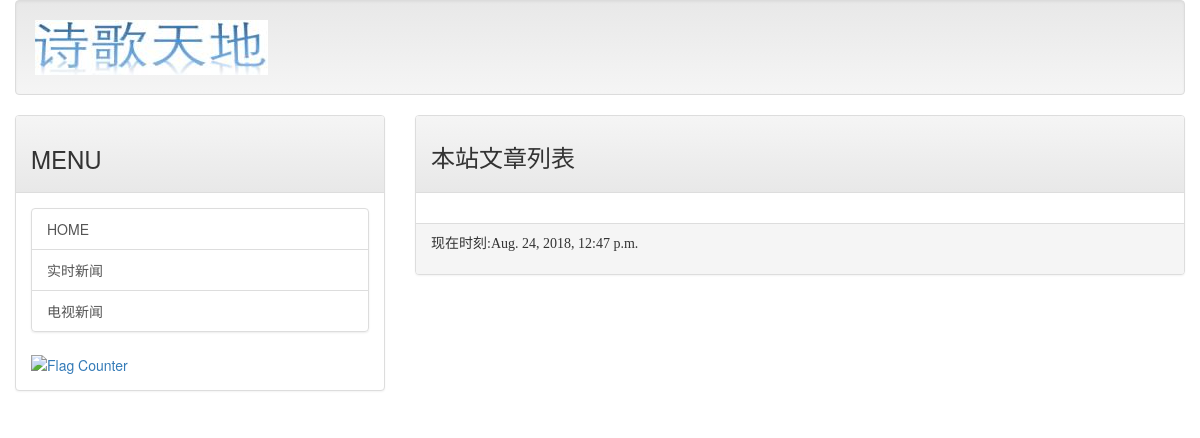
/, run on an earlier commit of the app's database.
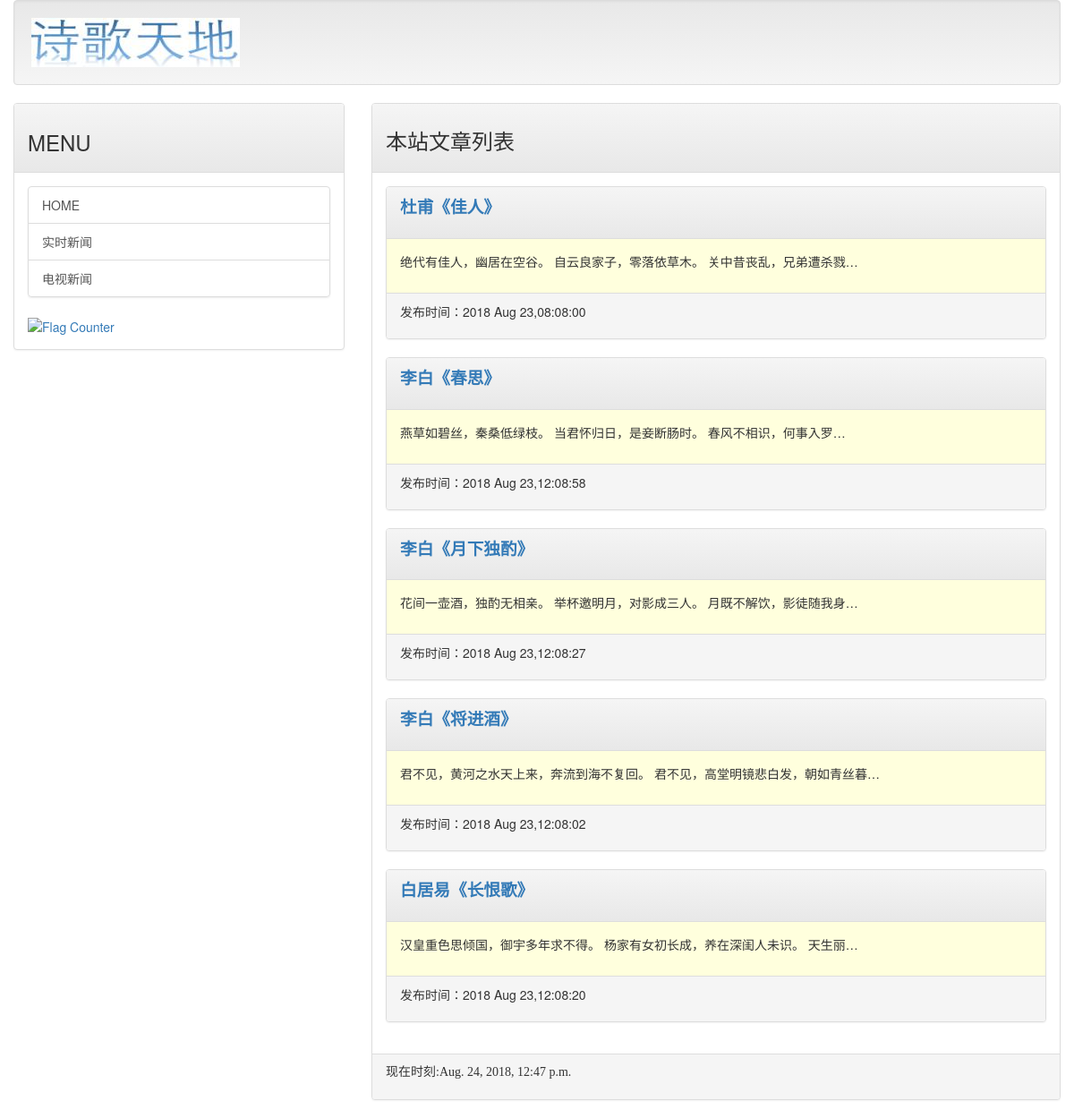
And on a later commit of the database.
### mainsite/models.py (models this page shows, shortened)
class Post(models.Model):
    title = models.CharField(max_length=200)
    slug = models.CharField(max_length=200)
    body = models.TextField()
    pub_date = models.DateTimeField(default=timezone.now)
    class Meta:
        ordering = ('-pub_date',)

### mainsite/views.py (the view)
# urls.py: path('', views.homepage),
def homepage(request):
    template = get_template('index.html')
    posts = Post.objects.all()
    now = datetime.now()
    html = template.render(locals())
    return HttpResponse(html)

### templates/index.html (shortened to what this page needs)
{% extends 'base.html' %}
{% block headmessage %}
    <h3 style='font-family: 楷体;'>本站文章列表</h3>
{% endblock %}
{% block content %}
    {% for post in posts %}
        <div class="panel panel-default">
            <div class="panel-heading">
                <p style='font-family: 微软雅黑;font-size: 14pt;font-weight: bold;'>
                <a href="/post/{{ post.slug }}">{{ post.title }}</a>
                </p>
            </div>
            <div class="panel-body" style="background-color:#ffffdd">
                <p>
                    {{ post.body|truncatechars:40}}
                </p>
            </div>
            <div class="panel-footer">
                <p>
                    发布时间：{{ post.pub_date| date:"Y M d,h:m:s" }}
                </p>
            </div>
        </div>
    {% endfor %}
{% endblock %}

What changed in the data, as far as the page shows it:
added Post: title "杜甫《佳人》", body "绝代有佳人，幽居在空谷。 自云良家子，零落依草木。 关中昔丧乱，兄弟遭杀戮…", pub_date "2018 Aug 23,08:08:00"
added Post: title "李白《春思》", body "燕草如碧丝，秦桑低绿枝。 当君怀归日，是妾断肠时。 春风不相识，何事入罗…", pub_date "2018 Aug 23,12:08:58"
added Post: title "李白《月下独酌》", body "花间一壶酒，独酌无相亲。 举杯邀明月，对影成三人。 月既不解饮，影徒随我身…", pub_date "2018 Aug 23,12:08:27"
added Post: title "李白《将进酒》", body "君不见，黄河之水天上来，奔流到海不复回。 君不见，高堂明镜悲白发，朝如青丝暮…", pub_date "2018 Aug 23,12:08:02"
added Post: title "白居易《长恨歌》", body "汉皇重色思倾国，御宇多年求不得。 杨家有女初长成，养在深闺人未识。 天生丽…", pub_date "2018 Aug 23,12:08:20"
